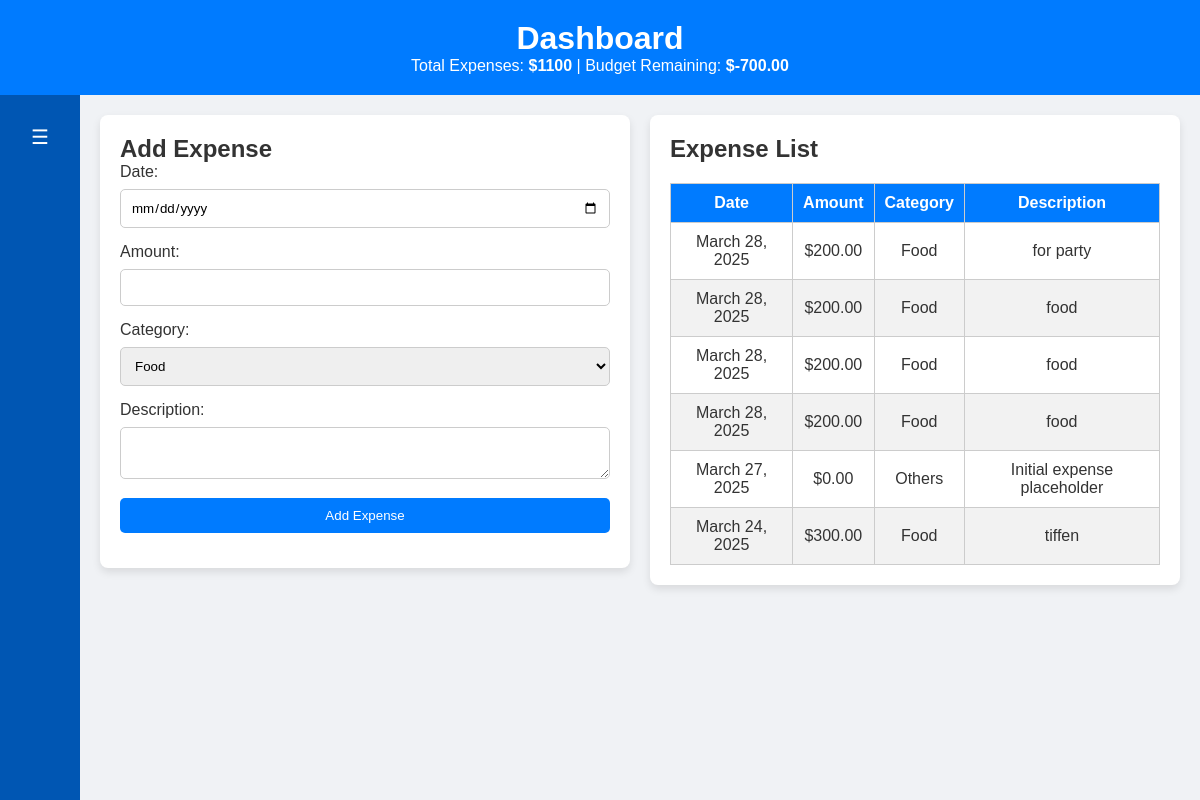
/home/ (signed in), run on the app's committed database.
### expenses/models.py (models this page shows, shortened)
class User(models.Model):
    user= models.OneToOneField(Registerd_user, on_delete= models.CASCADE , related_name= 'user_profile')
    email = models.EmailField(max_length=50 , default= 'Update_your_email@gmail.com')
    total_budget = models.DecimalField( max_digits= 10 , decimal_places= 2 , default= 0)
    budget_remaining = models.DecimalField( max_digits= 10 , decimal_places= 2 , default =0)

class Expenses(models.Model):
    user= models.ForeignKey(Registerd_user,on_delete= models.CASCADE , related_name= 'expenses')
    date = models.DateField()
    amount = models.DecimalField(max_digits= 10 , decimal_places= 2 , default =0)
    category = models.CharField(max_length=20 , choices=[
        ('Food', 'Food'),
        ('Transport', 'Transport'),
        ('Shopping', 'Shopping'),
        ('Others', 'Others'),
    ])
    description = models.TextField(blank= True)

### expenses/views.py (the view)
# urls.py: path('home/', home ) ,
def  home( request) :
    session_user = request.session.get('username')
    user_details = Registerd_user.objects.get(username=session_user)
    user_profile_dtl= user_details.user_profile
    user_expn_profile = user_details.expenses.aggregate(total_amount=Sum('amount'))
    total_expenses = user_expn_profile['total_amount'] or 0
    amount_summary =  { 'total_expenses' :  total_expenses , 'budget_remaining' : user_profile_dtl.budget_remaining
                        }
    expens= user_details.expenses.all().order_by('-date')
    if(total_expenses ==0 ) : expens={}
    return render(request , 'expenses/home.html' , { 'amount': amount_summary , 'expenses' : expens})

### templates/expenses/home.html (shortened to what this page needs)
<!DOCTYPE html>
<html lang="en">
<head>
  {% load static %}
  <link rel="stylesheet" href="{% static 'styles.css' %}">
</head>
<body>
  <header id="header">
    <h1>Dashboard</h1>
    <p>Total Expenses: <strong>${{ amount.total_expenses }}</strong> | Budget Remaining: <strong>${{ amount.budget_remaining }}</strong></p>
  </header>
  <div id="content-wrapper">
    <div id="sidebar" class="collapsed">
      <button id="toggle-btn">☰</button>
    </div>
    <main>
      <div id="left-panel">
        <section>
          <h2>Add Expense</h2>
          <form action="/add_expense/" method="post">
            <label for="date">Date:</label>
            <input type="date" id="date" name="date" required />
            <label for="amount">Amount:</label>
            <input type="number" id="amount" name="amount" required />
            <label for="category">Category:</label>
            <select id="category" name="category" required>
              <option value="Food">Food</option>
            </select>
            <label for="description">Description:</label>
            <textarea id="description" name="description"></textarea>
            <button type="submit">Add Expense</button>
          </form>
        </section>
      </div>
      <div id="right-panel">
        <section>
          <h2>Expense List</h2>
          <table>
            <thead>
              <tr>
                <th>Date</th>
                <th>Amount</th>
                <th>Category</th>
                <th>Description</th>
              </tr>
            </thead>
            <tbody>
              {% for expense in expenses %}
              <tr>
                <td>{{ expense.date }}</td>
                <td>${{ expense.amount }}</td>
                <td>{{ expense.category }}</td>
                <td>{{ expense.description }}</td>
              </tr>
              {% empty %}
              <tr>
                <td colspan="4">No expenses found</td>
              </tr>
              {% endfor %}
            </tbody>
          </table>
        </section>
      </div>
    </main>
  </div>
</body>
</html>

### static/styles.css (style rules this page uses)
* { margin: 0; padding: 0; box-sizing: border-box; font-family: Arial, sans-serif; }
body { display: flex; flex-direction: column; min-height: 100vh; background-color: #f9f9f9; color: #333; }
#header { background-color: #007bff; color: white; padding: 20px; text-align: center; }
#content-wrapper { display: flex; flex: 1; }
#sidebar { width: 250px; background-color: #0056b3; color: white; padding: 20px; display: flex; flex-direction: column; box-sizing: border-box; transition: width 0.3s; }
#sidebar.collapsed { width: 80px; }
#toggle-btn { background-color: transparent; color: white; border: none; font-size: 20px; cursor: pointer; margin-bottom: 20px; }
main { flex-grow: 1; padding: 20px; }
main { display: flex; gap: 20px; background-color: #f0f2f5; box-sizing: border-box; }
#left-panel, #right-panel { flex: 1; min-width: 0; }
section { background-color: white; padding: 20px; border-radius: 8px; box-shadow: 0 4px 8px rgba(0,0,0,0.1); }
form label { display: block; margin-bottom: 8px; }
form input, form select, form textarea, button { width: 100%; padding: 10px; margin-bottom: 15px; border-radius: 5px; border: 1px solid #ccc; }
button { background-color: #007bff; color: white; border: none; cursor: pointer; }
table { width: 100%; border-collapse: collapse; margin-top: 20px; }
th, td { border: 1px solid #ccc; padding: 10px; text-align: center; }
th { background-color: #007bff; color: white; }
tbody tr:nth-child(even) { background-color: #f2f2f2; }

### data on the page
User: budget_remaining "-700.00"
Expenses: date "March 28, 2025", amount "200.00", category "Food", description "for party"
Expenses: date "March 28, 2025", amount "200.00", category "Food", description "food"
Expenses: date "March 28, 2025", amount "200.00", category "Food", description "food"
Expenses: date "March 28, 2025", amount "200.00", category "Food", description "food"
Expenses: date "March 27, 2025", amount "0.00", category "Others", description "Initial expense placeholder"
Expenses: date "March 24, 2025", amount "300.00", category "Food", description "tiffen"

### other printed values
{{ amount.total_expenses }} "1100"
